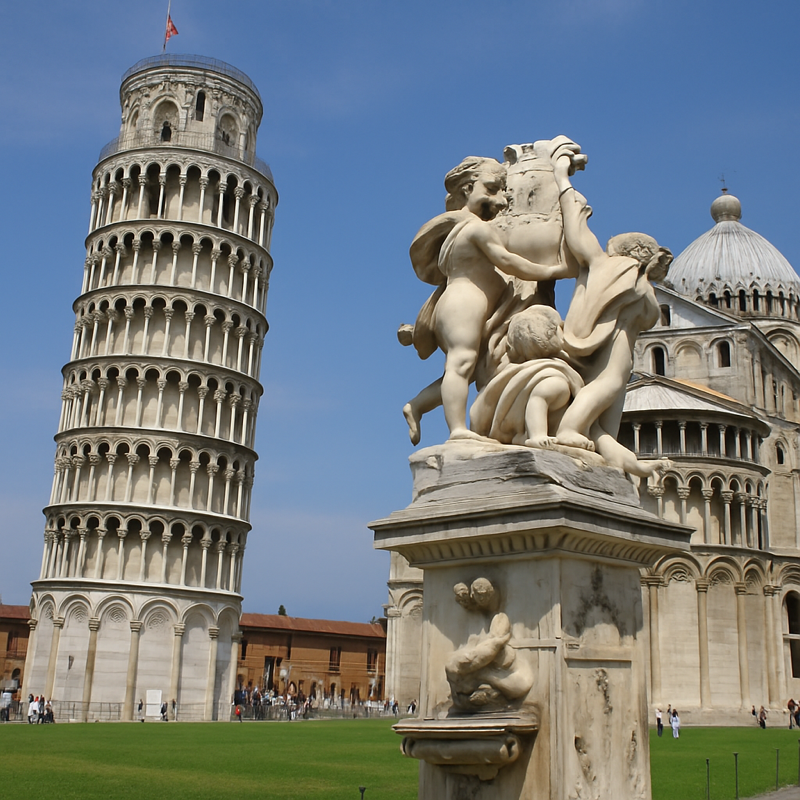
#> input picture images/image.png, 800 x 800 px
$ python tune_parameters.py
#> lines starting #> are read from the running program, lines starting #| are printed output that depends on the picture
"""
Script para analizar y ajustar los parámetros de SURF.

Prueba diferentes combinaciones de parámetros para ver cómo afectan
la detección de keypoints.
"""

import numpy as np
from pathlib import Path
from pysurf import Surf
import time

try:
    from PIL import Image
    import matplotlib.pyplot as plt
    from matplotlib.patches import Circle
except ImportError:
    print("Requiere Pillow y matplotlib")
    exit(1)


def load_image(path):
    """Cargar imagen en escala de grises."""
    img = Image.open(path).convert('L')
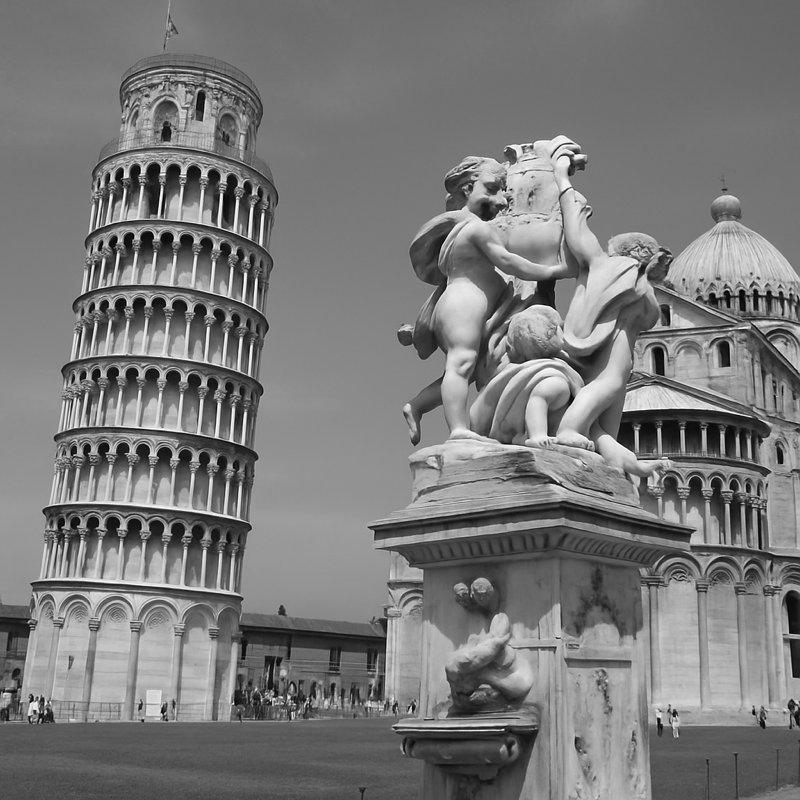
#> img: PIL image 800x800 L; min 0, max 255, mean 121.3
    img_array = np.array(img, dtype=np.float32) / 255.0
    return img_array


def test_parameters(img, configs):
    """
    Probar diferentes configuraciones de SURF.

    Parameters
    ----------
    img : np.ndarray
        Imagen a procesar
    configs : list of dict
        Lista de configuraciones a probar
    """
    results = []

    print("\n" + "="*80)
    print("Probando diferentes configuraciones de SURF")
    print("="*80)
    print(f"Imagen: {img.shape[0]}x{img.shape[1]}")
#| Imagen: 800x800
    print()

    for i, config in enumerate(configs):
        print(f"[{i+1}/{len(configs)}] Configuración: {config}")

        surf = Surf(**config)

        start = time.time()
        keypoints, descriptors = surf.detect_and_describe(img)
        elapsed = time.time() - start

        result = {
            'config': config,
            'n_keypoints': len(keypoints),
            'time': elapsed,
            'keypoints': keypoints,
            'descriptors': descriptors
        }
        results.append(result)

        print(f"   → Keypoints detectados: {len(keypoints)}")
        print(f"   → Tiempo: {elapsed:.3f}s")
        print()
#> after the loop, results = []

    return results


# [50 lines left out: function visualize_comparison, not called in this run]


def main():
    # Cargar imagen
    image_path = Path(__file__).parent.parent / "images" / "image.png"

    if not image_path.exists():
        print(f"ERROR: No se encontró {image_path}")
        return

    img = load_image(image_path)

    # Definir configuraciones a probar
    configs = [
        # Configuración original
        {
            'hessian_thresh': 0.004,
            'n_scales': 4,
            'base_filter': 9,
            'step': 6,
            'upright': False
        },
        # Threshold más bajo (más keypoints)
        {
            'hessian_thresh': 0.001,
            'n_scales': 4,
            'base_filter': 9,
            'step': 6,
            'upright': False
        },
        # Threshold aún más bajo
        {
            'hessian_thresh': 0.0005,
            'n_scales': 4,
            'base_filter': 9,
            'step': 6,
            'upright': False
        },
        # Más escalas
        {
            'hessian_thresh': 0.004,
            'n_scales': 6,
            'base_filter': 9,
            'step': 6,
            'upright': False
        },
        # Threshold bajo + más escalas
        {
            'hessian_thresh': 0.001,
            'n_scales': 6,
            'base_filter': 9,
            'step': 6,
            'upright': False
        },
        # U-SURF (más rápido)
        {
            'hessian_thresh': 0.001,
            'n_scales': 4,
            'base_filter': 9,
            'step': 6,
            'upright': True
        },
    ]

    # Probar configuraciones
    results = test_parameters(img, configs)

    # Mostrar resumen
    print("\n" + "="*80)
    print("RESUMEN DE RESULTADOS")
    print("="*80)
    print(f"{'Config':<8} {'Threshold':<12} {'Scales':<8} {'Upright':<10} {'Keypoints':<12} {'Tiempo (s)'}")
    print("-"*80)

    for i, result in enumerate(results):
        config = result['config']
        print(f"{i+1:<8} {config['hessian_thresh']:<12.4f} {config['n_scales']:<8} "
              f"{str(config.get('upright', False)):<10} {result['n_keypoints']:<12} "
              f"{result['time']:.3f}")

    print("-"*80)

    # Encontrar mejor configuración (más keypoints)
    best = max(results, key=lambda x: x['n_keypoints'])
    print(f"\n✓ Configuración con MÁS keypoints: Config {results.index(best)+1} "
          f"({best['n_keypoints']} keypoints)")

    # Encontrar más rápida
    fastest = min(results, key=lambda x: x['time'])
    print(f"✓ Configuración MÁS RÁPIDA: Config {results.index(fastest)+1} "
          f"({fastest['time']:.3f}s)")

    # Mejor balance (normalizar y combinar)
    for r in results:
        max_kps = max(res['n_keypoints'] for res in results)
        max_time = max(res['time'] for res in results)
        r['score'] = (r['n_keypoints'] / max_kps) * 0.7 + (1 - r['time'] / max_time) * 0.3

    balanced = max(results, key=lambda x: x['score'])
    print(f"✓ Configuración BALANCEADA: Config {results.index(balanced)+1} "
          f"({balanced['n_keypoints']} kps, {balanced['time']:.3f}s)")

    print("\n" + "="*80)
    print("RECOMENDACIONES")
    print("="*80)

    if best['n_keypoints'] < 50:
        print("\n⚠️  Se detectaron pocos keypoints (< 50)")
        print("   Sugerencias:")
        print("   • Reducir hessian_thresh a 0.001 o menos")
        print("   • Aumentar n_scales a 5 o 6")
        print("   • Verificar que la imagen tenga suficientes características")
    elif best['n_keypoints'] > 500:
        print("\n⚠️  Se detectaron muchos keypoints (> 500)")
        print("   Sugerencias:")
        print("   • Aumentar hessian_thresh a 0.005 o más")
        print("   • Reducir n_scales si el tiempo es crítico")
    else:
        print("\n✓ Cantidad de keypoints en rango óptimo (50-500)")

    # Visualizar
    print("\nGenerando visualización comparativa...")
    visualize_comparison(img, results)

    print("\n✓ Análisis completado!")

    try:
        plt.show()
    except:
        pass


if __name__ == "__main__":
    main()
#> (the call stopped at in test_parameters, `surf = Surf(**config)`: pysurf is not available in this run)
